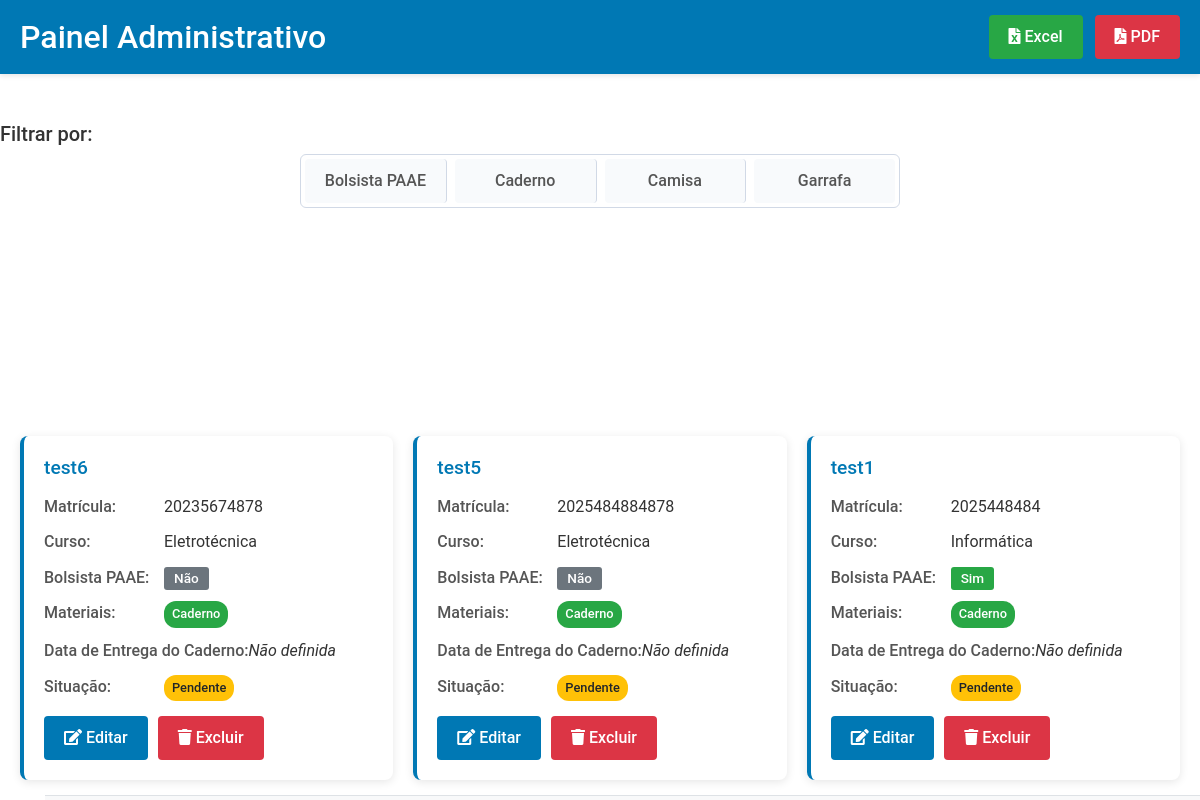
Screenshot of /relatorio/ (signed in) with the database file from the repository.
### requisitions/models.py (models this page shows, shortened)
class Estudante(models.Model):
    CAMISA = [
        ('P', 'P'),
        ('M', 'M'),
        ('G', 'G'),
    ]
    id = models.AutoField(primary_key=True)
    nome_estudante = models.CharField(max_length=45)
    matricula = models.CharField(max_length=45)
    email = models.CharField(max_length=45)
    bolsista_paae = models.BooleanField(default=False)
    curso = models.CharField(max_length=50, choices=ESCOLHA_CURSO)
    deseja_sapato = models.BooleanField(default=False)
    deseja_caderno = models.BooleanField(default=False)
    deseja_garrafa = models.BooleanField(default=False)
    deseja_camisa = models.BooleanField(default=False)
    tamanho_camisa = models.CharField(max_length=2, choices=CAMISA, null=True, blank=True)
    data_entrega_camisa = models.DateField(null=True, blank=True)
    data_entrega_garrafa = models.DateField(null=True, blank=True)
    data_entrega_sapato = models.DateField(null=True, blank=True)
    data_entrega_caderno = models.DateField(null=True, blank=True)
    pedido_entregue = models.BooleanField(default=False, verbose_name="Pedido Entregue")
    observacao = models.TextField(blank=True, null=True, verbose_name="Observações")
    created = models.DateTimeField(editable=False, blank=True, null=True)
    modified = models.DateTimeField(blank=True, null=True)

### requisitions/views.py (the view)
# urls.py: path('relatorio/', relatorio_requisicoes, name='relatorio'),
@staff_member_required
def relatorio_requisicoes(request):
    estudantes = Estudante.objects.all().order_by('-created')
    return render(request, 'requisitions/relatorio.html', {'estudantes': estudantes})

### requisitions/templates/requisitions/relatorio.html (shortened to what this page needs)
{% extends "base.html" %}
{% load static %}
{% block content %}
<div class="fullscreen-container">
    <div class="fullscreen-header">
        <div class="d-flex justify-content-between align-items-center">
            <h2 class="mb-0">Painel Administrativo</h2>
            <div class="export-buttons">
                <a href="{% url 'exportar_excel' %}" class="btn btn-success">
                    <i class="fas fa-file-excel"></i> Excel
                </a>
                <a href="{% url 'exportar_pdf' %}" class="btn btn-danger ml-2">
                    <i class="fas fa-file-pdf"></i> PDF
                </a>
            </div>
        </div>
    </div>
    <div class="filter-bar mb-2 mt-5">
        <h5>Filtrar por:</h5>
        <div class="btn-group-toggle" data-toggle="buttons">
            <label class="btn btn-outline-primary m-1">
                <input type="checkbox" class="filter-checkbox" data-filter="bolsista-paae"> Bolsista PAAE
            </label>
            <label class="btn btn-outline-primary m-1">
                <input type="checkbox" class="filter-checkbox" data-filter="caderno"> Caderno
            </label>
            <label class="btn btn-outline-primary m-1">
                <input type="checkbox" class="filter-checkbox" data-filter="camisa"> Camisa
            </label>
            <label class="btn btn-outline-primary m-1">
                <input type="checkbox" class="filter-checkbox" data-filter="garrafa"> Garrafa
            </label>
        </div>
    </div>
    <div class="fullscreen-content">
        {% for estudante in estudantes %}
        <div class="material-card
            {% if estudante.bolsista_paae %}bolsista-paae{% endif %}
            {% if estudante.deseja_caderno %} caderno{% endif %}
            {% if estudante.deseja_garrafa %} garrafa{% endif %}">
            <h3 class="card-title">{{ estudante.nome_estudante }}</h3>
            <div class="card-detail">
                <span class="card-label">Matrícula:</span>
                <span class="card-value">{{ estudante.matricula }}</span>
            </div>
            <div class="card-detail">
                <span class="card-label">Curso:</span>
                <span class="card-value">{{ estudante.get_curso_display }}</span>
            </div>
            <div class="card-detail">
                <span class="card-label">Bolsista PAAE:</span>
                <span class="card-value">
                    {% if estudante.bolsista_paae %}
                        <span class="badge badge-success">Sim</span>
                    {% else %}
                        <span class="badge badge-secondary">Não</span>
                    {% endif %}
                </span>
            </div>
            <div class="card-detail">
                <span class="card-label">Materiais:</span>
                <span class="card-value">
                    {% if estudante.deseja_caderno %}<span class="status-badge status-ok">Caderno</span>{% endif %}
                </span>
            </div>
            {% if estudante.deseja_caderno %}
            <div class="card-detail">
                <span class="card-label">Data de Entrega do Caderno:</span>
                <span class="card-value">
                    {% if estudante.data_entrega_caderno %}
                        {{ estudante.data_entrega_caderno|date:"d/m/Y" }}
                    {% else %}
                        <em>Não definida</em>
                    {% endif %}
                </span>
            </div>
            {% endif %}
            <div class="card-detail">
                <span class="card-label">Situação:</span>
                <span class="card-value">
                    {% if estudante.pedido_entregue %}
                        <span class="status-badge status-ok">Entregue</span>
                    {% else %}
                        <span class="status-badge status-pending">Pendente</span>
                    {% endif %}
                </span>
            </div>
            <div class="action-buttons">
                <a href="{% url 'editar_requisicao' estudante.pk %}" class="btn btn-primary btn-icon">
                    <i class="fas fa-edit"></i> Editar
                </a>
                <button class="btn btn-danger btn-icon delete-btn"
                        data-url="{% url 'excluir_requisicao' estudante.pk %}">
                    <i class="fas fa-trash"></i> Excluir
                </button>
            </div>
        </div>
        {% empty %}
        <div class="material-card">
            <h3 class="card-title">Nenhuma requisição encontrada</h3>
            <p>Não há registros de requisições no sistema.</p>
        </div>
        {% endfor %}
    </div>
</div>
<div id="smart-footer" style="position: fixed; bottom: -60px; width: 100%; background: #f8f9fa; padding: 10px; z-index: 1000; border-top: 1px solid #dee2e6; transition: bottom 0.3s ease;">
</div>
<div id="footer-trigger" style="position: fixed; bottom: 0; width: 100%; height: 30px; z-index: 999;"></div>
{% endblock %}

### requisitions/templates/base.html (shortened to what this page needs)
<!DOCTYPE html>
{% load static %}
<html lang="pt-br">
<head>
    <link href="https://stackpath.bootstrapcdn.com/bootstrap/4.5.2/css/bootstrap.min.css" rel="stylesheet">
    <link href="{% static 'assets/css/styles.css' %}" rel="stylesheet">
    <link href="https://cdnjs.cloudflare.com/ajax/libs/font-awesome/5.15.4/css/all.min.css" rel="stylesheet">
</head>
<body>
    <nav class="navbar navbar-expand-lg navbar-dark bg-dark mb-4">
        <div class="container">
            <a class="navbar-brand" href="#">Sistema de Requisição</a>
            <div class="navbar-nav ml-auto">
                <a class="nav-link" href="{% url 'relatorio' %}">Painel</a>
                {% if user.is_staff %}
                <a href="{% url 'exportar_excel' %}" class="nav-link">
                </a>
                <a href="{% url 'exportar_pdf' %}" class="nav-link">
                </a>
                {% endif %}
            </div>
        </div>
    </nav>
    <div class="container">
        {% block content %}
        {% endblock %}
    </div>
</body>
</html>

### requisitions/static/styles.css (style rules this page uses)
body { font-family: 'Roboto', 'Segoe UI', Tahoma, Geneva, Verdana, sans-serif; background-color: #f5f5f5; color: #333; margin-left: 0%; padding: 0; line-height: 1.6; }
.fullscreen-container { position: fixed; top: 0; left: 0; right: 0; bottom: 0; display: grid; grid-template-rows: auto 1fr; background-color: white; }
.fullscreen-header { background-color: #0078b4; color: white; padding: 15px 20px; box-shadow: 0 2px 5px rgba(0,0,0,0.1); z-index: 100; }
.fullscreen-content { overflow: auto; padding: 20px; display: grid; grid-template-columns: repeat(auto-fill, minmax(300px, 1fr)); gap: 20px; align-content: start; }
.material-card { background: white; border-radius: 8px; box-shadow: 0 2px 10px rgba(0,0,0,0.1); padding: 20px; border-left: 4px solid #0078b4; transition: transform 0.3s ease; }
.card-title { color: #0078b4; margin-top: 0; margin-bottom: 15px; font-size: 1.2rem; }
.card-detail { display: flex; margin-bottom: 10px; }
.card-label { font-weight: 500; color: #555; min-width: 120px; }
.card-value { flex: 1; }
.status-badge { display: inline-block; padding: 3px 8px; border-radius: 12px; font-size: 0.8rem; font-weight: 500; }
.status-ok { background-color: #28a745; color: white; }
.status-pending { background-color: #ffc107; color: #212529; }
.action-buttons { display: flex; gap: 10px; margin-top: 15px; }
.btn-icon { padding: 8px 12px; border-radius: 4px; display: inline-flex; align-items: center; gap: 5px; }
label { display: block; margin-bottom: 8px; font-weight: 500; }
.btn { display: inline-block; padding: 10px 20px; border-radius: 4px; font-size: 1rem; font-weight: 500; text-align: center; cursor: pointer; transition: all 0.3s; border: none; }
.btn-primary { background-color: #0078b4; color: white; }
.btn-danger { background-color: #dc3545; color: white; }
.badge { display: inline-block; padding: 5px 10px; border-radius: 3px; font-size: 0.85rem; font-weight: 500; }
.badge-success { background-color: #28a745; color: white; }
.navbar { background-color: #00416a; padding: 0; }
.navbar-nav { display: flex; list-style: none; margin: 0; padding: 0; }
.nav-link { color: white; padding: 15px 20px; display: block; text-decoration: none; transition: background-color 0.3s; }
.btn-group-toggle { width: 50%; display: flex; border-radius: 6px; overflow: hidden; border: 1px solid #d1d9e6; margin: 0 auto; }
.btn-group-toggle .btn { flex: 1; padding: 10px; text-align: center; transition: all 0.3s ease; border: none; background-color: #f8fafc; color: #555; font-weight: 500; position: relative; }
.btn-group-toggle .btn:not(:last-child) { border-right: 1px solid #d1d9e6; }

### rows the page displays
Estudante: nome_estudante "test6", matricula "20235674878", curso "Eletrotécnica", bolsista_paae "Não", deseja_caderno "Caderno", shows "Data de Entrega do Caderno:", pedido_entregue "Pendente"
Estudante: nome_estudante "test5", matricula "2025484884878", curso "Eletrotécnica", bolsista_paae "Não", deseja_caderno "Caderno", shows "Data de Entrega do Caderno:", pedido_entregue "Pendente"
Estudante: nome_estudante "test1", matricula "2025448484", curso "Informática", bolsista_paae "Sim", deseja_caderno "Caderno", shows "Data de Entrega do Caderno:", pedido_entregue "Pendente"
